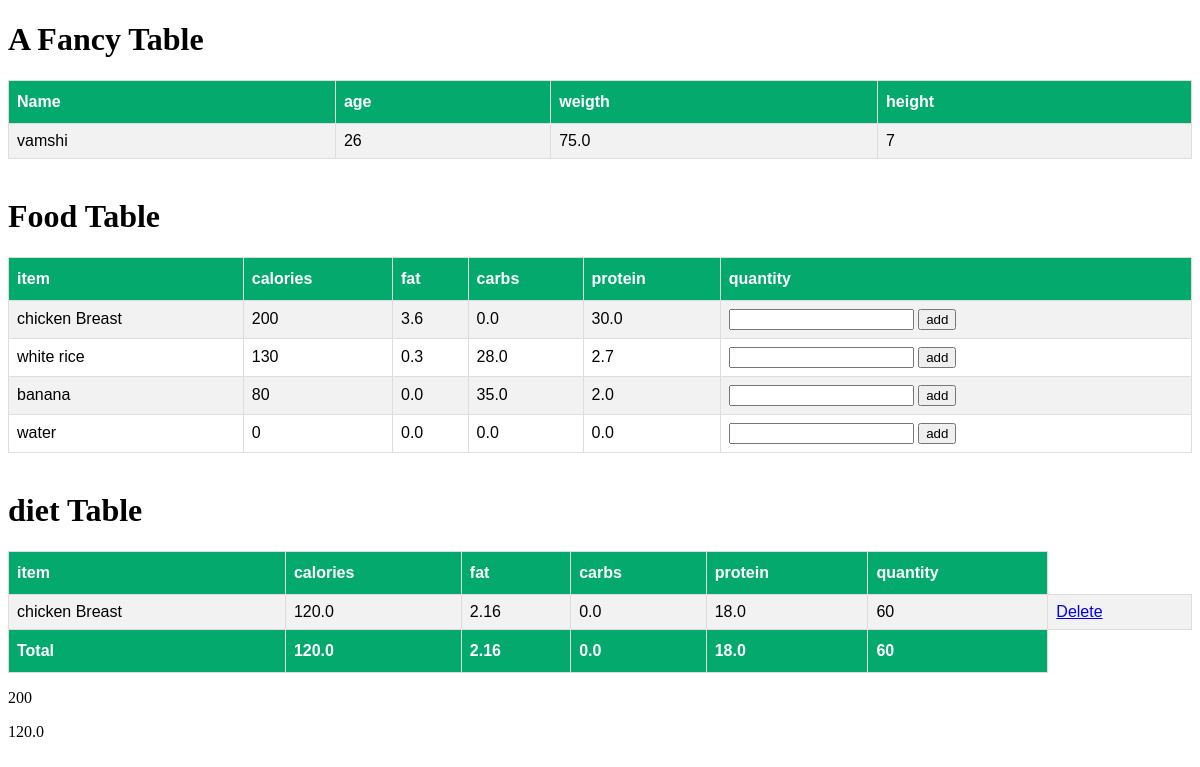
/fitness/Clients_diet/vamshi/, run on the app's committed database.
### fitness/models.py (models this page shows, shortened)
class clients(models.Model):
    name = models.CharField(max_length = 256)
    def __str__(self):
        return f"{self.name}"

class clients_data(models.Model):
    clients_name = models.ForeignKey(clients, on_delete=models.CASCADE)
    age = models.IntegerField()
    height = models.IntegerField()
    weight = models.FloatField()
    gender = models.BooleanField()
    phone_number = models.CharField(max_length = 30)
    Note = models.CharField(max_length = 256)

class food_table(models.Model):
    item_name = models.CharField(max_length = 256)
    calories = models.IntegerField()
    fat = models.FloatField()
    carbs = models.FloatField()
    protein = models.FloatField()
    price = models.DecimalField(decimal_places=2, max_digits=7)

class diet_table(models.Model):
    clients = models.ForeignKey(clients, on_delete = models.CASCADE)
    food_table = models.ForeignKey(food_table, on_delete = models.CASCADE)
    quantity = models.IntegerField(default=100)
    def sub_calories(self):
        return self.food_table.calories * self.quantity/100
    def sub_protein(self):
        return self.food_table.protein * self.quantity/100
    def sub_carbs(self):
        return self.food_table.carbs * self.quantity/100
    def sub_fat(self):
        return self.food_table.fat * self.quantity/100

### fitness/views.py (the view)
# urls.py: path('Clients_diet/<str:name>/', views.Clients_diet, name = "Clients_diet"),
def Clients_diet(request, name):
    client_object = clients.objects.get(name = name)
    client = clients_data.objects.get(clients_name = client_object)
    food_data = food_table.objects.all()
    diet_table_ = diet_table.objects.filter(clients = client_object)
    total_calories_ = sum([c.food_table.calories * c.quantity/100 for c in diet_table.objects.filter(clients = client_object)])
    total_protein_ = sum([c.food_table.protein * c.quantity/100 for c in diet_table.objects.filter(clients = client_object)])
    total_fat_ = sum([c.food_table.fat * c.quantity/100 for c in diet_table.objects.filter(clients = client_object)])
    total_carbs_ = sum([c.food_table.carbs * c.quantity/100 for c in diet_table.objects.filter(clients = client_object)])
    total_quantity_ = sum([c.quantity for c in diet_table.objects.filter(clients = client_object)])
    context = {'name':client_object, 'client_datas':client, 'food':food_data, 'diet':diet_table_, 'total_calories':total_calories_, 'total_protein': total_protein_, 'total_fat':total_fat_, 'total_carbs':total_carbs_, 'total_quantity':total_quantity_}
    return render(request,'client_data.html',context)

### fitness/templates/client_data.html (shortened to what this page needs)
<!DOCTYPE html>
<html>
<head>
</head>
<body>
<h1>A Fancy Table</h1>
<table id="customers">
  <tr>
    <th>Name</th>
    <th>age</th>
    <th>weigth</th>
    <th>height</th>
  </tr>
  <tr>
    <td>{{ name }}</td>
    <td>{{ client_datas.age }}</td>
    <td>{{ client_datas.weight }}</td>
    <td>{{ client_datas.height }}</td>
  </tr>
</table>
<br>
<h1>Food Table</h1>
<table id="customers">
    <tr>
      <th>item</th>
      <th>calories</th>
      <th>fat</th>
      <th>carbs</th>
      <th>protein</th>
      <th>quantity</th>
    </tr>
    {% for item in food %}
    <tr>
      <td>{{ item.item_name }}</td>
      <td>{{ item.calories }}</td>
      <td>{{ item.fat }}</td>
      <td>{{ item.carbs }}</td>
      <td>{{ item.protein }}</td>
      <td>
        <form action="{% url 'fitness:add_diet' name item.item_name %}" method ="POST">
            <input type="number" name="quantity">
            <input type="submit" value="add">
        </form>
    </td>
    </tr>
    {% endfor %}
</table>
<br>
<h1>diet Table</h1>
<table id="customers">
    <tr>
      <th>item</th>
      <th>calories</th>
      <th>fat</th>
      <th>carbs</th>
      <th>protein</th>
      <th>quantity</th>
    </tr>
    {% for diet_ in diet %}
    <tr>
      <td>{{ diet_.food_table.item_name }}</td>
      <td>{{ diet_.sub_calories }}</td>
      <td>{{ diet_.sub_fat }}</td>
      <td>{{ diet_.sub_carbs }}</td>
      <td>{{ diet_.sub_protein }}</td>
      <td>{{ diet_.quantity }}</td>
      <td>
        <a href="{% url 'fitness:delete_diet_colomn' name diet_.food_table.item_name %}">Delete</a>
    </td>
    </tr>
    {% endfor %}
    <tr>
      <th>Total</th>
      <th>{{ total_calories }}</th>
      <th>{{ total_fat }}</th>
      <th>{{ total_carbs }}</th>
      <th>{{ total_protein }}</th>
      <th>{{ total_quantity }}</th>
    </tr>
</table>
{%for diet_ in diet %}
<p>{{ diet_.food_table.calories }}</p>
{% endfor %}
{{ total_calories }}
</body>
</body>
</html>

### fitness/templates/client_data.html (style rules this page uses)
#customers { font-family: Arial, Helvetica, sans-serif; border-collapse: collapse; width: 100%; }
#customers td, #customers th { border: 1px solid #ddd; padding: 8px; }
#customers tr:nth-child(even) { background-color: #f2f2f2; }
#customers th { padding-top: 12px; padding-bottom: 12px; text-align: left; background-color: #04AA6D; color: white; }

### data on the page
clients: name "vamshi"
clients_data: age "26", weight "75.0", height "7"
food_table: item_name "chicken Breast", calories "200", fat "3.6", carbs "0.0", protein "30.0"
food_table: item_name "white rice", calories "130", fat "0.3", carbs "28.0", protein "2.7"
food_table: item_name "banana", calories "80", fat "0.0", carbs "35.0", protein "2.0"
food_table: item_name "water", calories "0", fat "0.0", carbs "0.0", protein "0.0"
diet_table: food_table.item_name "chicken Breast", sub_calories "120.0", sub_fat "2.16", sub_carbs "0.0", sub_protein "18.0", quantity "60", food_table.calories "200"

### other printed values
{{ total_calories }} "120.0"
{{ total_fat }} "2.16"
{{ total_carbs }} "0.0"
{{ total_protein }} "18.0"
{{ total_quantity }} "60"
